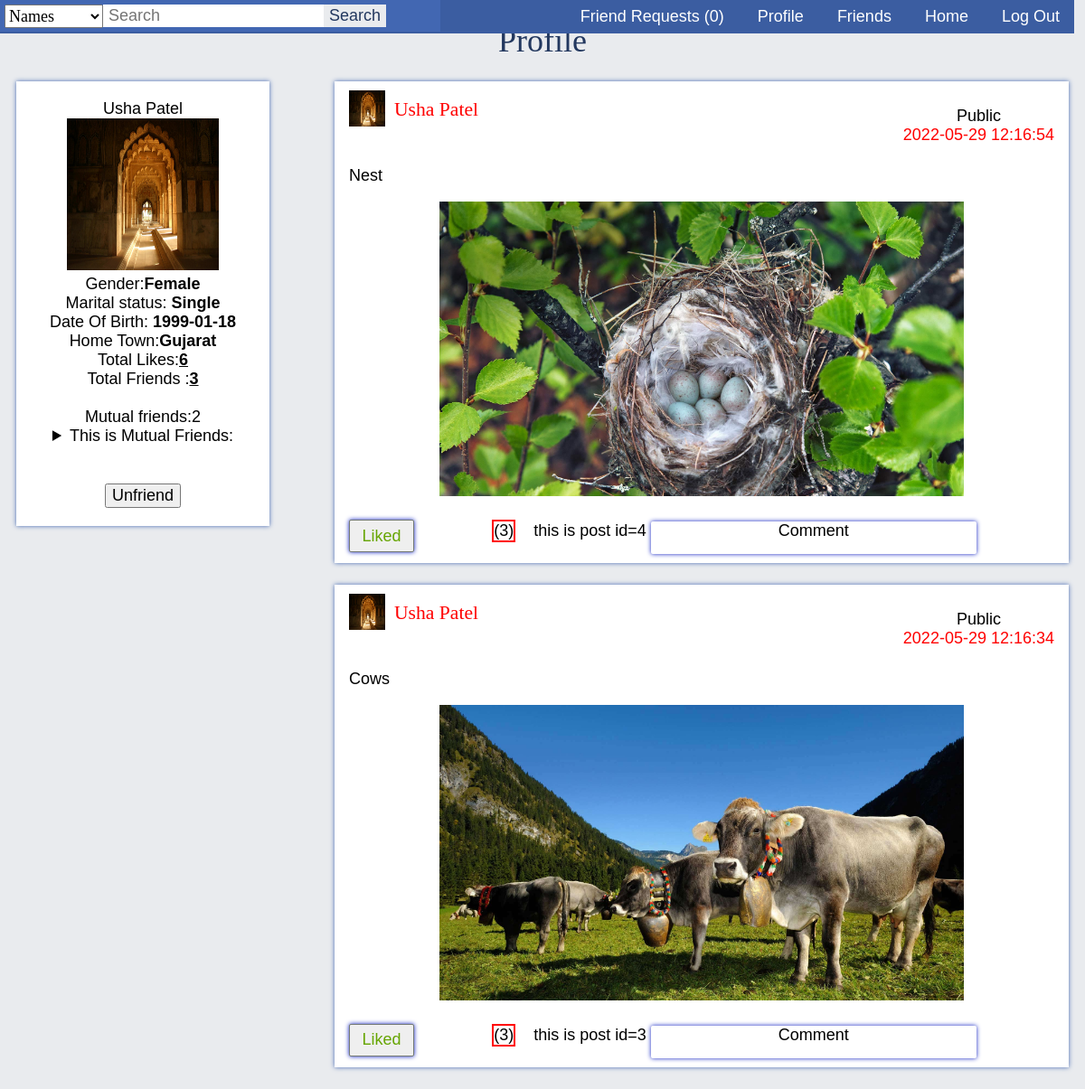
The app's page /profile.php?id=2 (signed in) with its own data.
### tables this page shows
CREATE TABLE `posts` (
  `post_id` int(11) NOT NULL,
  `post_caption` text NOT NULL,
  `post_time` timestamp NOT NULL DEFAULT current_timestamp() ON UPDATE current_timestamp(),
  `post_public` char(1) NOT NULL,
  `post_by` int(11) NOT NULL
);

CREATE TABLE `users` (
  `user_id` int(11) NOT NULL,
  `user_firstname` varchar(20) NOT NULL,
  `user_lastname` varchar(20) NOT NULL,
  `user_nickname` varchar(20) DEFAULT NULL,
  `user_password` varchar(255) NOT NULL,
  `user_email` varchar(255) NOT NULL,
  `user_gender` char(1) NOT NULL,
  `user_birthdate` date NOT NULL,
  `user_status` char(1) DEFAULT NULL,
  `user_about` text DEFAULT NULL,
  `user_hometown` varchar(255) DEFAULT NULL
);

### includes/post.php (the view, shortened to what this page needs)
<div class="post">
    <p class="public">
        <?php if ($row['post_public'] == 'Y') echo 'Public'; else echo 'Private';?>
    <br>
    <span class="postedtime"><?php echo $row['post_time']; ?> </span>
    </p>
    <div>
<?php include 'profile_picture.php'; ?>
<?php
echo '<a class="profilelink" href="profile.php?id=' . $row['user_id'] .'">' . $row['user_firstname'] . ' ' . $row['user_lastname'] . '<a>';
echo'</div>';
echo '<br>';
echo '<p class="caption">' . $row['post_caption'] . '</p>';
echo '<center>';
$target = glob("data/images/posts/" . $row['post_id'] . ".*");
if($target) {
    echo '<img src="' . $target[0] . '" style="max-width:580px">';
    echo '<br><br>';
}
?>
      <button type="button" <?php  echo 'id=L'.$row['post_id']; ?>  class="Like">
        <?php
         $servername = "localhost";
         $username = "root";
         $password = "";
         $db="socialbook";
         $conn = new mysqli($servername, $username, $password,$db);
            $sqll="SELECT `post_id`, `user_id` FROM `likes` WHERE `post_id`=".$row['post_id']." and `user_id`=".$_SESSION['user_id'];
            $ress=mysqli_query($conn,$sqll);
            if(mysqli_num_rows($ress)==1)
            {
                echo 'Liked';
            }
            else
            {
                echo 'Like';
            }
            $sqll="SELECT * FROM `likes` WHERE `post_id`=".$row['post_id'];
            $ress=mysqli_query($conn,$sqll);
      ?>
      </button>
      <?php echo '<div class="likeCnt" id="P'.$row['post_id'].'">'.'('.mysqli_num_rows($ress).')'.'</div>';?>  &nbsp;&nbsp; <?php echo "this is post id=".$row['post_id'];?>
        <div class="Comments" <?php  echo 'id=C'.$row['post_id']; ?>   > <?php  $_SESSION['user_id'] ?>Comment</div>
        </center>
</div>

### profile.php (shortened to what this page needs)
<?php
$conn = connect();
?>
<?php
if(isset($_GET['id']) && $_GET['id'] != $_SESSION['user_id']) {
    $current_id = $_GET['id'];
    $isNotMyProfile = 1;
} else {
    $current_id = $_SESSION['user_id'];
    $isNotMyProfile = 0;
}
?>
<!DOCTYPE html>
<html>
<head>
    <link rel="stylesheet" type="text/css" href="resources/css/main.css">
</head>
<body>
    <div class="container">
        <?php include 'includes/navbar.php'; ?>
        <h1>Profile</h1>
        <?php
        if($isNotMyProfile == 0) {
            $postsql = "SELECT posts.post_caption, posts.post_time, users.user_firstname, users.user_lastname,
                                posts.post_public, users.user_id, users.user_gender, users.user_nickname,
                                users.user_birthdate, users.user_hometown, users.user_status, users.user_about,
                                posts.post_id
                        FROM posts
                        JOIN users
                        ON users.user_id = posts.post_by
                        WHERE posts.post_by = $current_id
                        ORDER BY posts.post_time DESC";
            $profilesql = "SELECT users.user_id, users.user_gender, users.user_hometown, users.user_status, users.user_birthdate,
                                 users.user_firstname, users.user_lastname
                          FROM users
                          WHERE users.user_id = $current_id";
            $profilequery = mysqli_query($conn, $profilesql);
        } else {
            $profilesql = "SELECT users.user_id, users.user_gender, users.user_hometown, users.user_status, users.user_birthdate,
                                    users.user_firstname, users.user_lastname, userfriends.friendship_status
                            FROM users
                            LEFT JOIN (
                                SELECT friendship.user1_id AS user_id, friendship.friendship_status
                                FROM friendship
                                WHERE friendship.user1_id = $current_id AND friendship.user2_id = {$_SESSION['user_id']}
                                UNION
                                SELECT friendship.user2_id AS user_id, friendship.friendship_status
                                FROM friendship
                                WHERE friendship.user1_id = {$_SESSION['user_id']} AND friendship.user2_id = $current_id
                            ) userfriends
                            ON userfriends.user_id = users.user_id
                            WHERE users.user_id = $current_id";
            $profilequery = mysqli_query($conn, $profilesql);
            $row = mysqli_fetch_assoc($profilequery);
            mysqli_data_seek($profilequery,0);
            if(isset($row['friendship_status'])){
                if($row['friendship_status'] == 1){
                    $postsql = "SELECT posts.post_caption, posts.post_time, users.user_firstname, users.user_lastname,
                                        posts.post_public, users.user_id, users.user_gender, users.user_nickname,
                                        users.user_birthdate, users.user_hometown, users.user_status, users.user_about,
                                        posts.post_id
                                FROM posts
                                JOIN users
                                ON users.user_id = posts.post_by
                                WHERE posts.post_by = $current_id
                                ORDER BY posts.post_time DESC";
                }
            }
        }
        $postquery = mysqli_query($conn, $postsql);
        if($postquery){
            $width = '40px';
            $height = '40px';
            if(mysqli_num_rows($postquery) == 0){
                if($isNotMyProfile == 0){
                    echo '<div class="post">';
                    echo 'You don\'t have any posts yet';
                    echo '</div>';
                } else {
                    echo '<div class="post">';
                    echo 'There is no public posts to show.';
                    echo '</div>';
                }
                include 'includes/profile.php';
            } else {
                while($row = mysqli_fetch_assoc($postquery)){
                    include 'includes/post.php';
                }
                include 'includes/profile.php';
                ?>
                <br>
                <?php
            }
        }
        ?>
    </div>
</body>
</html>

### includes/profile_picture.php
<?php
$target = glob("data/images/profiles/" . $row['user_id'] . ".*");
if($target) {
    echo '<img src="' . $target[0] . '" width="' . $width . '" height="' . $height .'">';
} else {
    if($row['user_gender'] == 'M') {
        echo '<img src="data/images/profiles/M.jpg" width="' . $width . '" height="' . $height .'">';
    } else if ($row['user_gender'] == 'F') {
        echo '<img src="data/images/profiles/F.jpg" width="' . $width . '" height="' . $height .'">';
    }
}
?>

### includes/profile.php (shortened to what this page needs)
<?php
echo '<div class="profile">';
echo '<center>';
$row = mysqli_fetch_assoc($profilequery);
$Qlike='SELECT * from `likes` WHERE `post_id` IN (SELECT `post_id` FROM `posts` WHERE `post_by`='.$row['user_id'].')';
$ResLike= mysqli_query($conn, $Qlike);
$CountOfTotalLikes=mysqli_num_rows($ResLike);
$Qlike='SELECT * FROM `friendship` WHERE (`user1_id`='.$row['user_id'].') and `friendship_status`=1';
$ResFriend= mysqli_query($conn, $Qlike);
$CountOfTotalFriend=mysqli_num_rows($ResFriend);
$Qmutual="SELECT `user2_id` FROM `friendship` WHERE `user1_id`=".$row['user_id']." and `friendship_status`=1 and `user2_id` IN (
    SELECT `user2_id` FROM `friendship` WHERE `user1_id`=".$_SESSION['user_id']." and `user2_id`!=".$row['user_id']." and `friendship_status`=1)";
$ResMutul= mysqli_query($conn, $Qmutual);
$CountOfTotalMutulFriend=mysqli_num_rows($ResMutul);
if(!empty($row['user_nickname']))
    echo $row['user_firstname'] . ' ' . $row['user_lastname'] . ' (' . $row['user_nickname'] . ')';
else
    echo $row['user_firstname'] . ' ' . $row['user_lastname'];
echo '<br>';
$width = '168px';
$height = '168px';
include 'includes/profile_picture.php';
echo '<br>';
echo "Gender:<strong>";
if($row['user_gender'] == "M")
   {
       echo 'Male';
   }
else if($row['user_gender'] == "F")
  {
      echo 'Female';
  }
echo '</strong><br>';
echo "Marital status: <strong>";
if(!empty($row['user_status'])){
    if($row['user_status'] == "S")
        echo 'Single';
    else if($row['user_status'] == "E")
        echo 'Engaged';
    else if($row['user_status'] == "M")
        echo 'Married';
    echo '</strong><br>';
}
echo "Date Of Birth: <strong>";
echo $row['user_birthdate'];
echo "</strong>";
if(!empty($row['user_hometown'])){
    echo '<br>Home Town:<strong>';
    echo $row['user_hometown'].'</strong>';
}
echo '<br>';
echo "Total Likes:<u><strong>".$CountOfTotalLikes."</u></strong>";
echo "<br>Total Friends :<u><strong>".$CountOfTotalFriend."</u></strong>";
if($row['user_id']!=$_SESSION['user_id'])
{
    echo "<br><br>Mutual friends:".$CountOfTotalMutulFriend;
    if($CountOfTotalMutulFriend!=0)
    {
        $sqlForMutulFriends="SELECT * FROM `users` WHERE `user_id` IN (SELECT `user2_id` FROM `friendship` WHERE `user1_id`=".$row['user_id']." and `friendship_status`=1 and `user2_id` IN (
            SELECT `user2_id` FROM `friendship` WHERE `user1_id`=".$_SESSION['user_id']." and `user2_id`!=".$row['user_id']." and `friendship_status`=1))";
        $sqlForMutulFriends = mysqli_query($conn, $sqlForMutulFriends);
        echo '<details><summary>This is Mutual Friends:</summary>';
            while($rowForMutulFriends = mysqli_fetch_assoc($sqlForMutulFriends)){
                echo '<br>';
            }
        echo '</details>';
    }
}
if($isNotMyProfile == 1){
    echo '<br><br>';
    echo '<button type="button" id="bbtn">';
    if(isset($row['friendship_status'])) {
        if($row['friendship_status'] == 1){
            echo 'Unfriend';
        } else if ($row['friendship_status'] == 0){
            echo 'Request Panding,cancle it?';
        }
    } else {
        echo 'send Friend Request';
    }
    echo '</button>';
}
echo'</div>';
?>

### resources/css/main.css (style rules this page uses)
body { margin: 0; font-family: Fontin, Arial, Verdana; font-size: 18px; background-color: #e9ebee; }
button { font-family: Fontin, Arial, Verdana; font-size: 18px; }
span { color: red; }
.container { margin: 0 auto; width: 99vw; }
.post, .createpost { background-color: white; box-shadow: 0 0 5px #4267b2; margin: auto; width: 65vw; padding: 10px 16px; overflow: auto; display: block; }
.post .public { float: right; text-align: center; width: auto; }
h1 { font-family: Fontin SmallCaps; color: #23385f; font-weight: normal; text-align: center; }
.Comments { border-radius: 2px; box-shadow: 0 0 5px #0c1ec0; border-radius: 2px; width: 30vw; display: inline-block; height: 3vw; }
.likeCnt { border: 2px solid red; display: inline-block; margin-left: auto; }
.Like { box-shadow: 0 0 5px #0c1ec0; border-radius: 2px; border: 1px solid rgb(116, 122, 116); float:left; color:rgb(102, 165, 2); width: 6vw; height: 3vw; }
h3, a.profilelink { font-family: Fontin SmallCaps; color: red; font-weight: normal; font-size: 120%; margin-bottom: 0; margin-top: 0; display: inline-block; margin-left: 5px; vertical-align: 12px; text-decoration: none; }

### profile.php (style rules this page uses)
.post { margin-right: 1vw; float: right; margin-bottom: 3vh; }
.profile { margin-left: 1vw; background-color: white; box-shadow: 0 0 5px #4267b2; width: 20vw; padding: 20px; }

### records on screen
posts: post_public "Public", post_time "2022-05-29 12:16:54", post_by.user_firstname "Usha", post_by.user_lastname "Patel", post_caption "Nest", shows a picture, mysqli_num_rows($ress) "3", post_id "4"
posts: post_public "Public", post_time "2022-05-29 12:16:34", post_by.user_firstname "Usha", post_by.user_lastname "Patel", post_caption "Cows", shows a picture, mysqli_num_rows($ress) "3", post_id "3"
users: user_firstname "Usha", user_lastname "Patel", user_birthdate "1999-01-18", user_hometown "Gujarat"

### other values on screen
$row['count'] "0"
$CountOfTotalLikes "6"
$CountOfTotalFriend "3"
$CountOfTotalMutulFriend "2"
